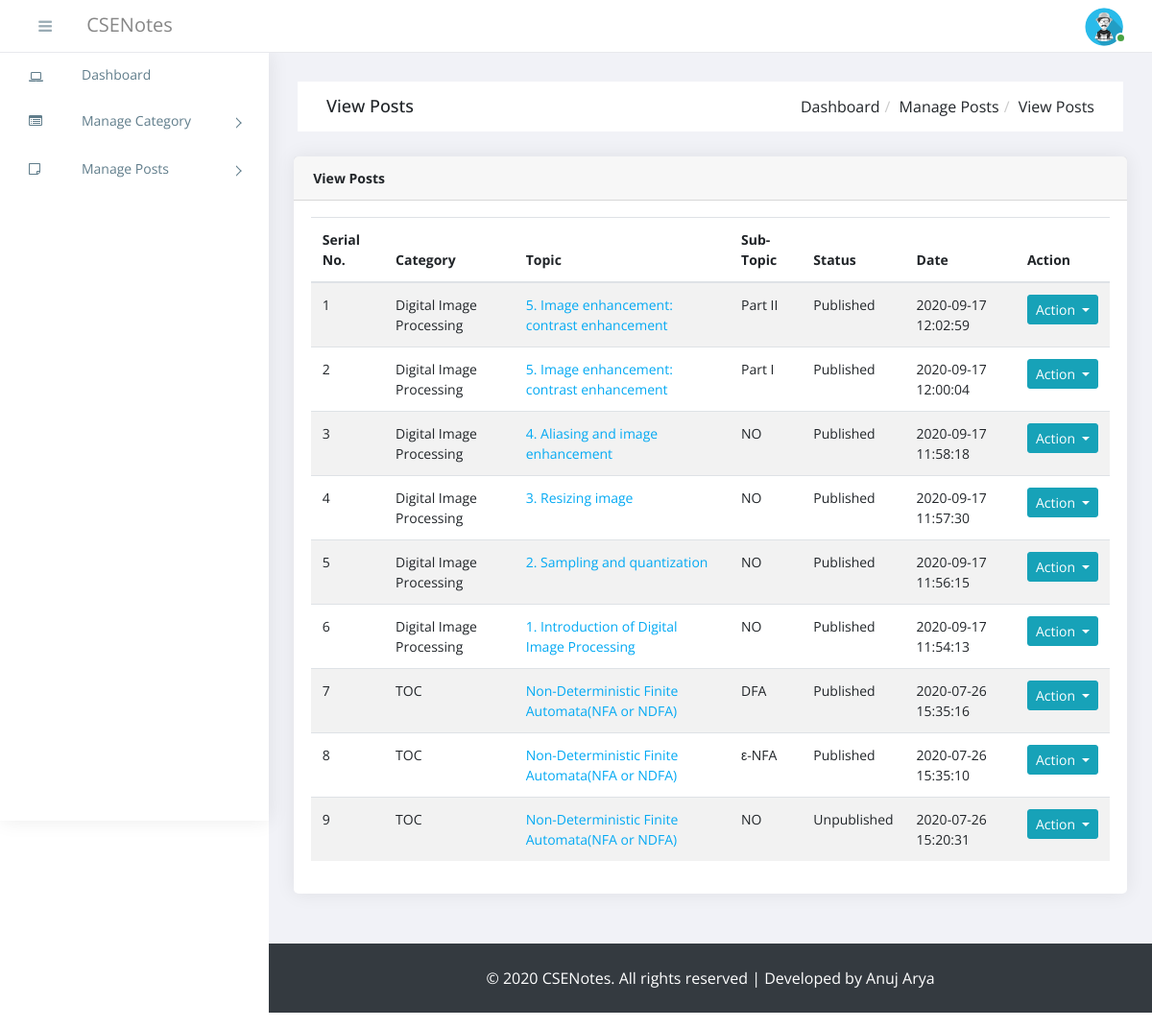
Page /admin/view-posts.php (signed in) on the committed database.
### tables this page shows
CREATE TABLE `tbl_posts` (
  `id` int(11) NOT NULL,
  `category` varchar(255) DEFAULT NULL,
  `topic` varchar(255) DEFAULT NULL,
  `content` longtext DEFAULT NULL,
  `post_date` datetime DEFAULT NULL,
  `status` enum('published','unpublished') NOT NULL,
  `sub_topic` varchar(255) DEFAULT 'NO'
);

### admin/database/database_connection.php (called while the page is built, shortened)
<?php
try
{
	$SERVER = 'localhost';
	$USER 	= 'root';
	$PASS 	= '';
	$DB 	= 'db_csenotes';
	$con = mysqli_connect($SERVER, $USER, $PASS, $DB);
	function clean_data($string)
	{
		global $con;
		$string = strip_tags(trim($string));
		$string = addslashes($string);
		$string = htmlspecialchars($string);
		$string = mysqli_real_escape_string($con, $string);
		return $string;
	}
	function getAdminDetail(){
		global $con;
		$username = clean_data($_SESSION['admin']);
		$query = $con->prepare("SELECT * FROM tbl_admin WHERE username=? ");
			$query->bind_param('s', $username);
			$query->execute();
			$result = $query->get_result();
			return $result;
	}
	function viewAllPosts($status = ''){
		global $con;
		if(empty($status)){
			$query = $con->prepare("SELECT * FROM tbl_posts ORDER BY post_date DESC");
		}else{
			$query = $con->prepare("SELECT DISTINCT * FROM tbl_posts WHERE status = ? ORDER BY post_date DESC");
			$query->bind_param('s',$status);
		}
		$query->execute();
		$result = $query->get_result();
		return $result;
	}
}
catch(PDOException $e)
{
	echo "Error ".$e->getMessage();
}
?>

### admin/view-posts.php (the view, shortened to what this page needs)
<?php
require_once('database/database_connection.php');
?>
<!DOCTYPE html>
<html>
<head>
  <link rel="stylesheet" href="https://cdn.jsdelivr.net/npm/bootstrap@4.1.3/dist/css/bootstrap.min.css">
  <link rel="stylesheet" href="https://cdn.jsdelivr.net/npm/font-awesome@4.7.0/css/font-awesome.min.css">
  <link rel="stylesheet" type="text/css" href="https://cdn.datatables.net/1.10.21/css/jquery.dataTables.min.css">
  <link rel="stylesheet" href="assets/css/style.css">
</head>
<body>
  <?php include("include/sidebar.php");?>
  <div id="right-panel" class="right-panel">
    <?php include_once('include/header.php'); ?>
    <div class="breadcrumbs">
      <div class="breadcrumbs-inner">
        <div class="row m-0">
          <div class="col-sm-4">
            <div class="page-header float-left">
              <div class="page-title">
                <h1>View Posts</h1>
              </div>
            </div>
          </div>
          <div class="col-sm-8">
            <div class="page-header float-right">
              <div class="page-title">
                <ol class="breadcrumb text-right">
                  <li><a>Dashboard</a></li>
                  <li><a>Manage Posts</a></li>
                  <li class="active">View Posts</li>
                </ol>
              </div>
            </div>
          </div>
        </div>
      </div>
    </div>
    <div class="content" style="height:auto !important;font-size:14px;">
      <div class="animated fadeIn">
        <div class="card responsive-tab">
          <div class="card-header"><strong>View Posts</strong></div>
          <div class="card-body">
            <table class="table table-striped" id="cat_table" >
              <thead>
                <tr>
                  <th>Serial No.</th>
                  <th>Category</th>
                  <th>Topic</th>
                  <th>Sub-Topic</th>
                  <th>Status</th>
                  <th>Date</th>
                  <th>Action</th>
                </tr>
              </thead>
              <tbody>
                <?php
                $result = viewAllPosts();
                $output = '';
                if(!empty($result)){
                  $counter=0;
                  while($row = $result->fetch_assoc()){
                    $output .= '<tr>
                    <td>'.++$counter.'</td>
                    <td>'.$row['category'].'</td>
                    <td><a href="post-summary.php?id='.$row['id'].'" style="color:#03a9f3;">'.$row['topic'].'</a></td>
                    <td>'.$row['sub_topic'].'</td>
                    <td>'.ucfirst($row['status']).'</td>
                    <td>'.$row['post_date'].'</td>
                    <td>
                    <div class="dropdown">
                    <button class="btn btn-info dropdown-toggle btn-sm" type="button" data-toggle="dropdown">Action
                    <span class="caret"></span></button>
                    <ul class="dropdown-menu">
                    <li><a href="edit_post.php?id='.$row['id'].'" style="line-height:2;" class="pl-3 text-primary"><i class="fa fa-edit"></i> Edit</a></li>
                    <li><a style="line-height:2;" onclick="return confirm(\'Are you sure you want to delete this item?\')"
                    type="button" href="delete_post.php?id='.$row['id'].'"  class="pl-3 text-primary"><i class="fa fa-trash"></i> Delete</a></li>
                    <li>';
                    if($row['status']==="published"){
                      $output .='<a href="ChangePublishStatus.php?status=unpublished&id='.$row['id'].'" style="line-height:2;" class="pl-3 text-primary"><i class="fa fa-sign-out"></i> Unpublished</a>';
                    }
                    else{
                      $output .='<a href="ChangePublishStatus.php?status=published&id='.$row['id'].'" style="line-height:2;" class="pl-3 text-primary"><i class="fa fa-sign-in"></i> Published</a>';
                    }
                    $output .='
                    </li>
                    </ul>
                    </div></td>
                    </tr>';
                  }
                  echo $output;
                }
                ?>
              </tbody>
            </table>
          </div>
        </div>
      </div>
    </div>
    <?php include("include/footer.php");?>
  </div>
</body>
</html>

### admin/include/sidebar.php (shortened to what this page needs)
<aside id="left-panel" class="left-panel">
    <nav class="navbar navbar-expand-sm navbar-default">
        <div id="main-menu" class="main-menu collapse navbar-collapse">
            <ul class="nav navbar-nav">
                <li class="side-menu" id="dashboard">
                    <a href="dashboard.php"><i class="menu-icon fa fa-laptop"></i>Dashboard</a>
                </li>
                <li class="side-menu menu-item-has-children dropdown" id="mcat">
                    <a href="#" class="dropdown-toggle" data-toggle="dropdown" aria-haspopup="true" aria-expanded="false"><i class=" menu-icon fa fa-list-alt" ></i>Manage Category</a>
                </li>
                <li class="menu-item-has-children dropdown side-menu" id="mpost">
                    <a href="#" class="dropdown-toggle" data-toggle="dropdown" aria-haspopup="true" aria-expanded="false"> <i class="menu-icon fa fa-sticky-note-o"></i>Manage Posts </a>
                </li>
            </ul>
            </div>
        </nav>
    </aside>

### admin/include/header.php (shortened to what this page needs)
<header id="header" class="header">
    <div class="top-left">
        <div class="navbar-header">
            <a id="menuToggle" class="menutoggle mr-3 pr-3"><i class="fa fa-bars"></i></a>
               <a class="navbar-brand" href="./">CSENotes</a>
        </div>
    </div>
    <div class="top-right">
        <div class="header-menu">
            <div class="user-area dropdown float-right">
                <a href="#" class="dropdown-toggle active" data-toggle="dropdown" aria-haspopup="true" aria-expanded="false">
                    <img class="user-avatar rounded-circle" src="<?= getAdminDetail()->fetch_assoc()['profile']  ?>" alt="User Avatar">
                </a>
            </div>
        </div>
    </div>
</header>

### admin/include/footer.php
<footer>
	<div class="col-md-12 footer-about bg-dark">
		<p class=" text-white text-center p-4"> © 2020 CSENotes. All rights reserved | Developed by Anuj Arya</p>
	</div>
</footer>

### rows in the picture
tbl_posts: category "Digital Image Processing", topic "5. Image enhancement: contrast enhancement", sub_topic "Part II", status "Published", post_date "2020-09-17 12:02:59"
tbl_posts: category "Digital Image Processing", topic "5. Image enhancement: contrast enhancement", sub_topic "Part I", status "Published", post_date "2020-09-17 12:00:04"
tbl_posts: category "Digital Image Processing", topic "4. Aliasing and image enhancement", sub_topic "NO", status "Published", post_date "2020-09-17 11:58:18"
tbl_posts: category "Digital Image Processing", topic "3. Resizing image", sub_topic "NO", status "Published", post_date "2020-09-17 11:57:30"
tbl_posts: category "Digital Image Processing", topic "2. Sampling and quantization", sub_topic "NO", status "Published", post_date "2020-09-17 11:56:15"
tbl_posts: category "Digital Image Processing", topic "1. Introduction of Digital Image Processing", sub_topic "NO", status "Published", post_date "2020-09-17 11:54:13"
tbl_posts: category "TOC", topic "Non-Deterministic Finite Automata(NFA or NDFA)", sub_topic "DFA", status "Published", post_date "2020-07-26 15:35:16"
tbl_posts: category "TOC", topic "Non-Deterministic Finite Automata(NFA or NDFA)", sub_topic "ε-NFA", status "Published", post_date "2020-07-26 15:35:10"
tbl_posts: category "TOC", topic "Non-Deterministic Finite Automata(NFA or NDFA)", sub_topic "NO", status "Unpublished", post_date "2020-07-26 15:20:31"
